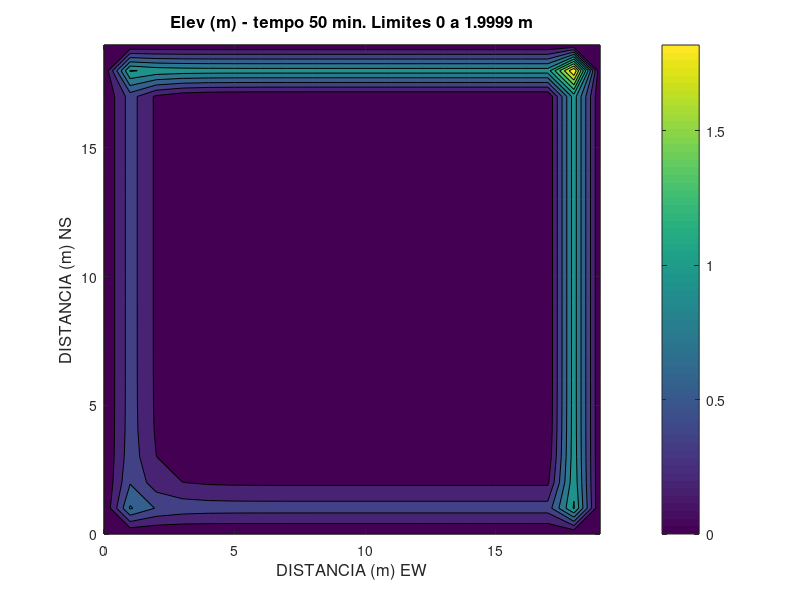
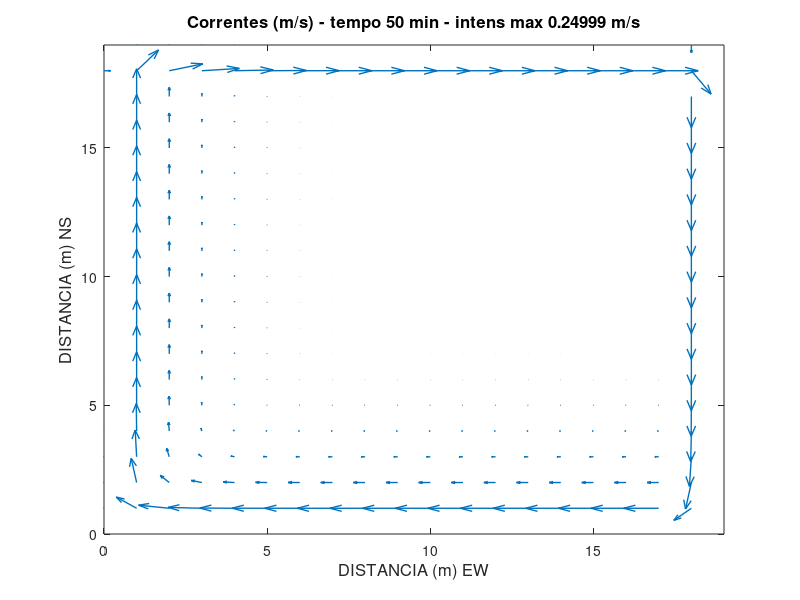

MATLAB code for these plots, in order:
clear all; close all; clc

% constantes iniciais do modelo
g       = 9.8 ;             % aceleracao da gravidade
nmax    = 50;               % nivei de tempo de processamento
dx      = 1;                % espacamento zonal da grade
dy      = 1;                % espacamento meridional da grade
dt      = 60;               % passo de tempo
freqplot= 10;               % frequencia de outputs
dens    = 1024;             % densidade media da agua do mar

% informacoes dadas pelo exercicio
Ly      = 4e6;              % comprimento meridional da bacia [m]
tau0    = 0.1;              % vento zonal [N/m^2]
tau     = tau0*cos((pi*11)/Ly);
H       = 200;              % profundidade media [m]
r       = 0.2;              % coeficiente de friccao no fundo [kg/m^2/s]
beta    = 10e-11;           % beta [s/m]

% informacoes da grade: tamanho, batimetria e outros
kmax    = 20;            % comprimento da grade em y
jmax    = 20;            % comprimento da grade em x
kmax2   = kmax*2;           % devido a grade alternada
jmax2   = jmax*2;

bat(1:kmax2,1:jmax2)=H;      % batimetria uniforme

% criacao da batimetria para pontos do tipo eta,u,v
bate=bat(1:2:end-1,1:2:end);
batu=bat(1:2:end-1,1:2:end-1);
batv=bat(1:2:end-1,1:2:end);

% criacao da grade apenas para generalizar o codigo para qualquer batimetria
kmare           = bate*0;
kmare(bate>0)   = 1;
kmaru           = batu*0;
kmaru(batu>0)   = 1;
kmarv           = batv*0;
kmarv(batv>0)   = 1;

xgrid2          = ((1:jmax2)-1)*dx/2;
ygrid2          = ((1:kmax2)-1)*dy/2;
[XBAT,YBAT]     = meshgrid(xgrid2,ygrid2);
xgrid           = ((1:jmax)-1)*dx;
ygrid           = ((1:kmax)-1)*dy;
[X,Y]           = meshgrid(xgrid,ygrid);

% verificar se a batimetria e uniforme ou nao. Se nao, plotar
if max(max(bat))~=min(min(bat))
  figure(1)
  contourf(XBAT,YBAT,bat,'LineWidth',2);
  colorbar;
  title(['Batimetria da regiao modelada (m)'],'fontsize',12)
  axis equal
  axis([xgrid2(1) xgrid2(jmax2) ygrid2(1) ygrid2(kmax2)])
  xlabel('DISTANCIA (m) EW','fontsize',12)
  ylabel('DISTANCIA (m) NS','fontsize',12)
end

%% determinacao das condicoes iniciais [em repouso]
eta1    = zeros(kmax,jmax);
U1      = zeros(kmax,jmax);
V1      = zeros(kmax,jmax);
eta2    = zeros(kmax,jmax);
U2      = zeros(kmax,jmax);
V2      = zeros(kmax,jmax);

psi     = ones(kmax,jmax);
taux    = ones(kmax,jmax)*tau;

% utilizar a equacao da vorticidade discretizada para determinar
% a funcao de corrente e, entao, modelar u,v,eta

for j=2:jmax-1
    for k=2:kmax-1
        % aqui realizamos uma condicao para calcular psi somente em pontos de agua
        if kmare(k,j)>0
            % calculo da unica forcante considerada: vento
            termo1 = 1/(2*dens*H*dy) * (taux(k+1,j+1) + taux(k+1,j-1) + taux(k-1,j+1) + taux(k-1,j-1));
            termo2 = beta/(4*dx) * (psi(k+1,j+1) + psi(k,j+1) - psi(k-1,j-1) - psi(k,j-1));
            termo3 = r/(dens*H) * ( (psi(k,j+1) + psi(k,j-1))/dx/dx + (psi(k+1,j) + psi(k-1,j))/dy/dy );
            termo4 = (2*r)/(dens*H) * (1/dx/dx + 1/dy/dy);
            psi(k,j) = (termo1 + termo2 + termo3)./termo4;
        end
    end
end

%Loop no tempo
kplot=1;
for n=2:nmax
    tempo=n*dt;
    kplot=kplot+1;

    %Eq da Continuidade
    for j=2:jmax-1
        for k=2:kmax-1
           if kmare(k,j)>0
           forcx=(batu(k,j+1).*psi(k,j+1)-batu(k,j).*2*psi(k,j)+batu(k,j-1).*psi(k,j-1))/dx/dx;
           forcy=(batu(k+1,j).*psi(k+1,j)-batu(k,j).*2*psi(k,j)+batu(k-1,j).*psi(k-1,j))/dy/dy;
           eta2(k,j)=(forcx+forcy)/-100;
           end
        end
    end

    %Eq. do movimento em x
    for j=2:jmax-1
        for k=2:kmax-1
            if (kmaru(k,j)*kmare(k,j)*kmare(k,j-1))>0 %o ponto e os vizinhos tem que ser mar (kmares)
            U2(k,j)=-((psi(k+1,j)+psi(k+1,j-1))./2-(psi(k-1,j)+psi(k-1,j-1))./2)./2*dy;
            end
         end
    end

    %Eq. do movimento em y
    for j=2:jmax-1
        for k=2:kmax-1
            if (kmarv(k,j)*kmare(k,j)*kmare(k+1,j))>0 %o ponto e os vizinhos tem que ser mar (kmares)
            V2(k,j)=((psi(k+1,j+1)+psi(k,j+1))./2-(psi(k+1,j-1)+psi(k,j-1))./2)./2*dx;
            end
        end
    end

    eta2(1,:) = 0;
    eta2(kmax,:) = 0;
    U2(1,:) = 0;
    V2(1,:) = 0;
    U2(kmax,:) = 0;
    V2(kmax,:) = 0;

    eta2(:,1) = 0;
    U2(:,1) = 0;
    V2(:,1) = 0;
    eta2(:,jmax) = 0;
    U2(:,jmax) = 0;
    V2(:,jmax) = 0;


    % Renovando as variaveis no tempo
    eta1=eta2;
    U1=U2;
    V1=V2;

end

% como nao ha variacao no tempo da corrente/elevacao, plotamos somente o ultimo instante modelado

%definir u e v nos pontos tipo eta para plotagem
uplot=U2;
vplot=V2;
for j=1:jmax-1
   for k=1:kmax
      if kmare(k,j)>0
        uplot(k,j)=(U2(k,j)+U2(k,j+1))/2;
      end
   end
end
for j=1:jmax
   for k=2:kmax
      if kmare(k,j)>0
        vplot(k,j)=(V2(k,j)+V2(k-1,j))/2;
      end
   end
end

% Plotando elevacoes e correntes
velo=sqrt(uplot.^2+vplot.^2);
veloma=max(velo);
velomax=max(veloma);
etama=max(eta2(:,:));
etami=min(eta2(:,:));
etamax=max(etama);
etamin=min(etami);

figure(3)
contourf(X,Y,eta2,'LineWidth',.5);
colorbar;
title(['Elev (m) - tempo ',num2str(tempo/60),...
       ' min. Limites ',num2str(etamin),' a ',num2str(etamax),' m'],'fontsize',12)
%axis equal
axis([xgrid(1) xgrid(jmax) ygrid(1) ygrid(kmax)])
xlabel('DISTANCIA (m) EW','fontsize',12)
ylabel('DISTANCIA (m) NS','fontsize',12)
% saving figure
out = ['../outputs/ex01/elevacao_',num2str(tempo)];
grafico=['print -djpeg ', out];
eval(grafico);

figure(4)
quiver(X,Y,uplot,vplot,'LineWidth',1.);
title(['Correntes (m/s) - tempo ',num2str(tempo/60),...
    ' min - intens max ',num2str(velomax),' m/s'],'fontsize',12)
%axis equal
axis([xgrid(1) xgrid(jmax) ygrid(1) ygrid(kmax)])
xlabel('DISTANCIA (m) EW','fontsize',12)
ylabel('DISTANCIA (m) NS','fontsize',12)
% saving figure
out = ['../outputs/ex01/circulacao_',num2str(tempo)];
grafico=['print -djpeg ', out];
eval(grafico);
